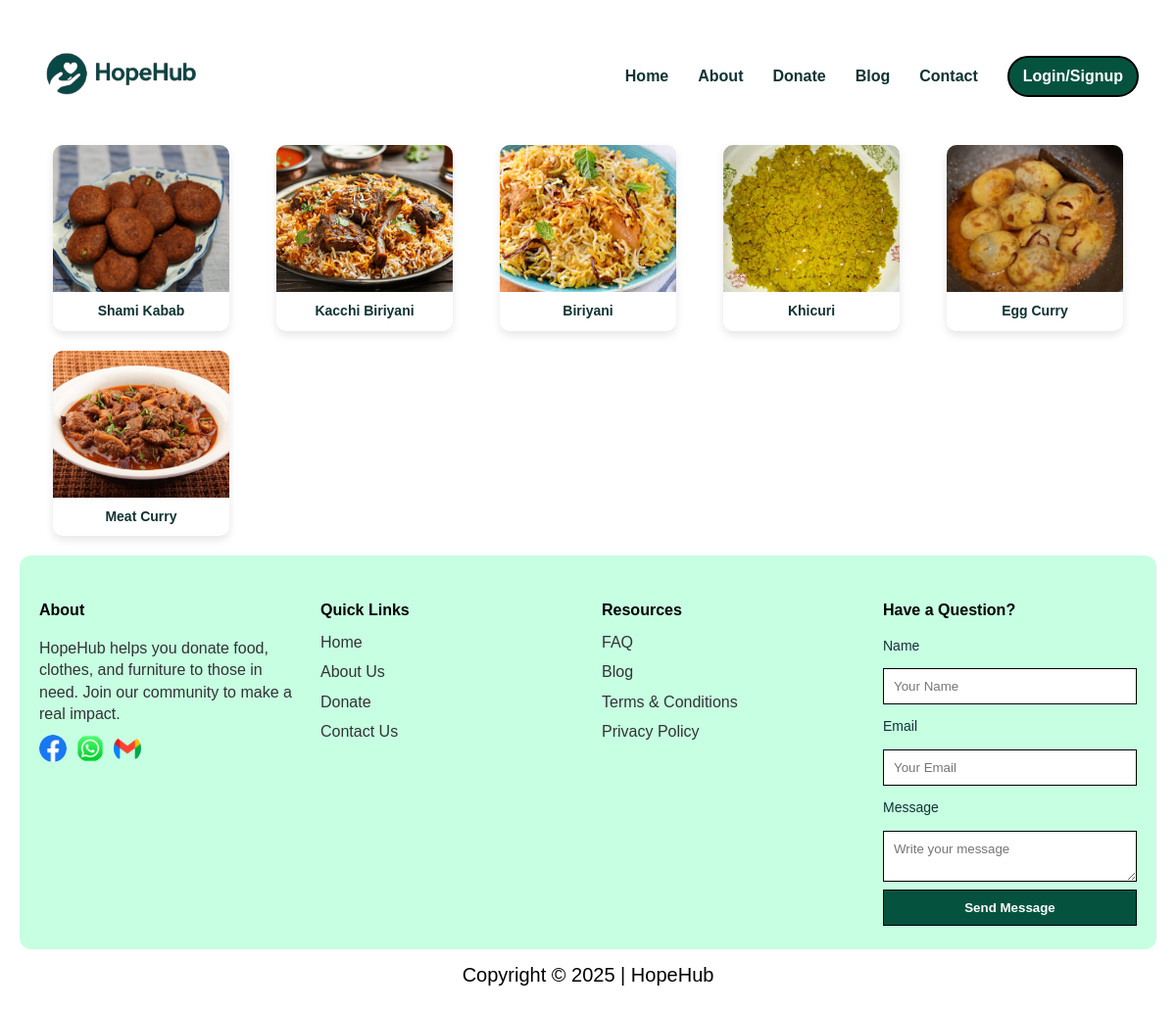
The app's page /donations/receive/food/, older data.
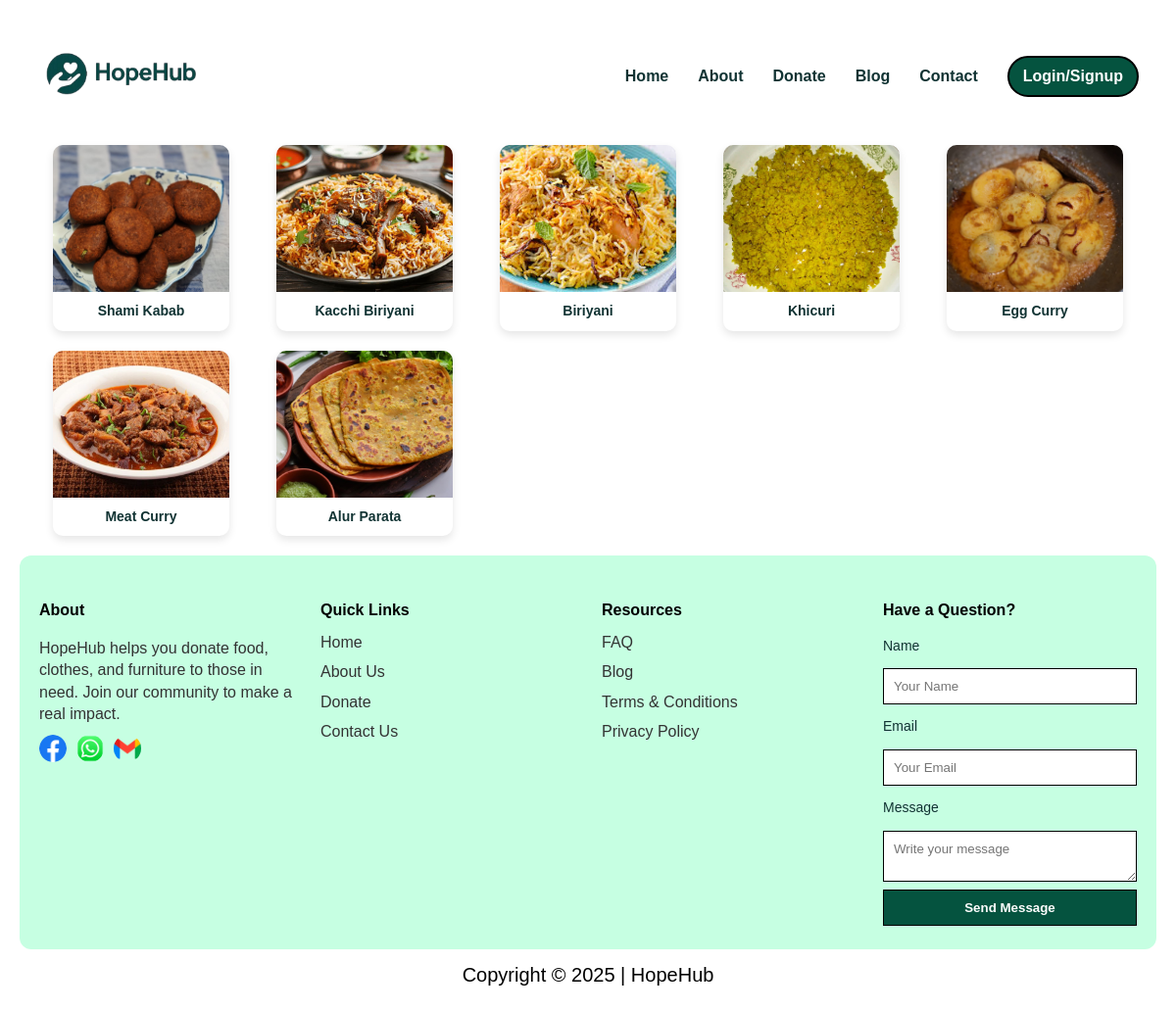
The same page, newer data.
### donations/models.py (models this page shows, shortened)
class Donation(models.Model):
    CATEGORY_CHOICES = [
        ('food', 'Food'),
        ('clothes', 'Clothes'),
        ('furniture', 'Furniture'),
    ]
    donor = models.ForeignKey(User, on_delete=models.CASCADE)
    category = models.CharField(max_length=20, choices=CATEGORY_CHOICES)
    item_name = models.CharField(max_length=100)
    item_image = models.ImageField(upload_to='donation_images/')
    quantity = models.PositiveIntegerField()
    address = models.TextField()
    donor_phone = models.CharField(max_length=20, blank=True, null=True)
    donor_address = models.TextField(blank=True, null=True)
    details = models.TextField()
    created_at = models.DateTimeField(auto_now_add=True)

### donations/views.py (the view)
# urls.py: path('receive/food/', views.foodreceive, name='foodreceive'),
def foodreceive(request):
    items = Donation.objects.filter(category='food')
    return render(request, 'donations/foodreceive.html', {'items': items})

### donations/templates/donations/foodreceive.html (shortened to what this page needs)
{% load static %}
<!doctype html>
<html lang="bn">
<head>
  <link rel="stylesheet" href="{% static 'css/style.css' %}">
</head>
<body>
  <div class="wrap">
  <header>
    <div class="brand">
      <img src="{% static 'image/logo.png' %}" alt="HopeHub Logo">
    </div>
    <nav aria-label="Main navigation">
      <a href="{% url 'home' %}">Home</a>
      <a href="{% url 'aboutus' %}">About</a>
      <a href="{% url 'donateform' %}">Donate</a>
      <a href="{% url 'blog' %}">Blog</a>
      <a href="{% url 'contactus' %}">Contact</a>
      {% if user.is_authenticated %}
        <a href="{% url 'profile' %}" class="profile-icon">
          <img src="{% static 'image/profile.png' %}" alt="Profile" style="width:60px; height:40px; border-radius:50%;">
        </a>
      {% else %}
        <a class="cta" href="{% url 'login' %}">Login/Signup</a>
      {% endif %}
    </nav>
  </header>
    <section class="item-gallery">
      {% for item in items %}
        <div class="item-card">
          {% if item.item_image %}
            <a href="{% url 'item_detail' item.id %}">
          <img src="{{ item.item_image.url }}" alt="{{ item.item_name }}">
        </a>
          {% endif %}
          <p>{{ item.item_name }}</p>
        </div>
      {% empty %}
        <p>No donations yet.</p>
      {% endfor %}
    </section>
  <footer>
    <div class="footer-col">
      <h4>About</h4>
      <p>HopeHub helps you donate food, clothes, and furniture to those in need. Join our community to make a real impact.</p>
      <div class="social-icons">
    <a href="https://www.facebook.com" target="_blank">
        <img src="{% static 'image/facebook.png' %}" alt="Facebook">
    </a>
    <a href="https://web.whatsapp.com" target="_blank">
        <img src="{% static 'image/whatsapp.png' %}" alt="WhatsApp">
    </a>
    <a href="https://mail.google.com" target="_blank">
        <img src="{% static 'image/gmail.png' %}" alt="Gmail">
</a>
</div>
    </div>
    <div class="footer-col links">
      <h4>Quick Links</h4>
      <ul>
        <li><a href="{% url 'home' %}">Home</a></li>
        <li><a href="{% url 'aboutus' %}">About Us</a></li>
        <li><a href="{% url 'donateform' %}">Donate</a></li>
        <li><a href="{% url 'contactus' %}">Contact Us</a></li>
      </ul>
    </div>
    <div class="footer-col resources">
      <h4>Resources</h4>
      <ul>
        <li><a href="{% url 'faq' %}">FAQ</a></li>
        <li><a href="{% url 'blog' %}">Blog</a></li>
        <li><a href="{% url 'termsconditions' %}">Terms & Conditions</a></li>
        <li><a href="{% url 'privacypolicy' %}">Privacy Policy</a></li>
      </ul>
    </div>
    <div class="footer-col contact-form" style="max-width:320px">
      <h4>Have a Question?</h4>
      <form class="contact-form" action="https://api.web3forms.com/submit" method="POST">
              <label>Name</label>
              <input type="text" name="name" placeholder="Your Name">
              <label>Email</label>
              <input type="email" name="email" placeholder="Your Email">
              <label>Message</label>
              <textarea name="message" placeholder="Write your message"></textarea>
              <button type="submit">Send Message</button>
          </form>
    </div>
  </footer>
  <div class="copyright">
    Copyright &copy; 2025 | HopeHub
  </div>
</div>
</body>
</html>

Row changes from the older to the newer data that the page shows:
added Donation: item_image (picture), item_name "Alur Parata"
